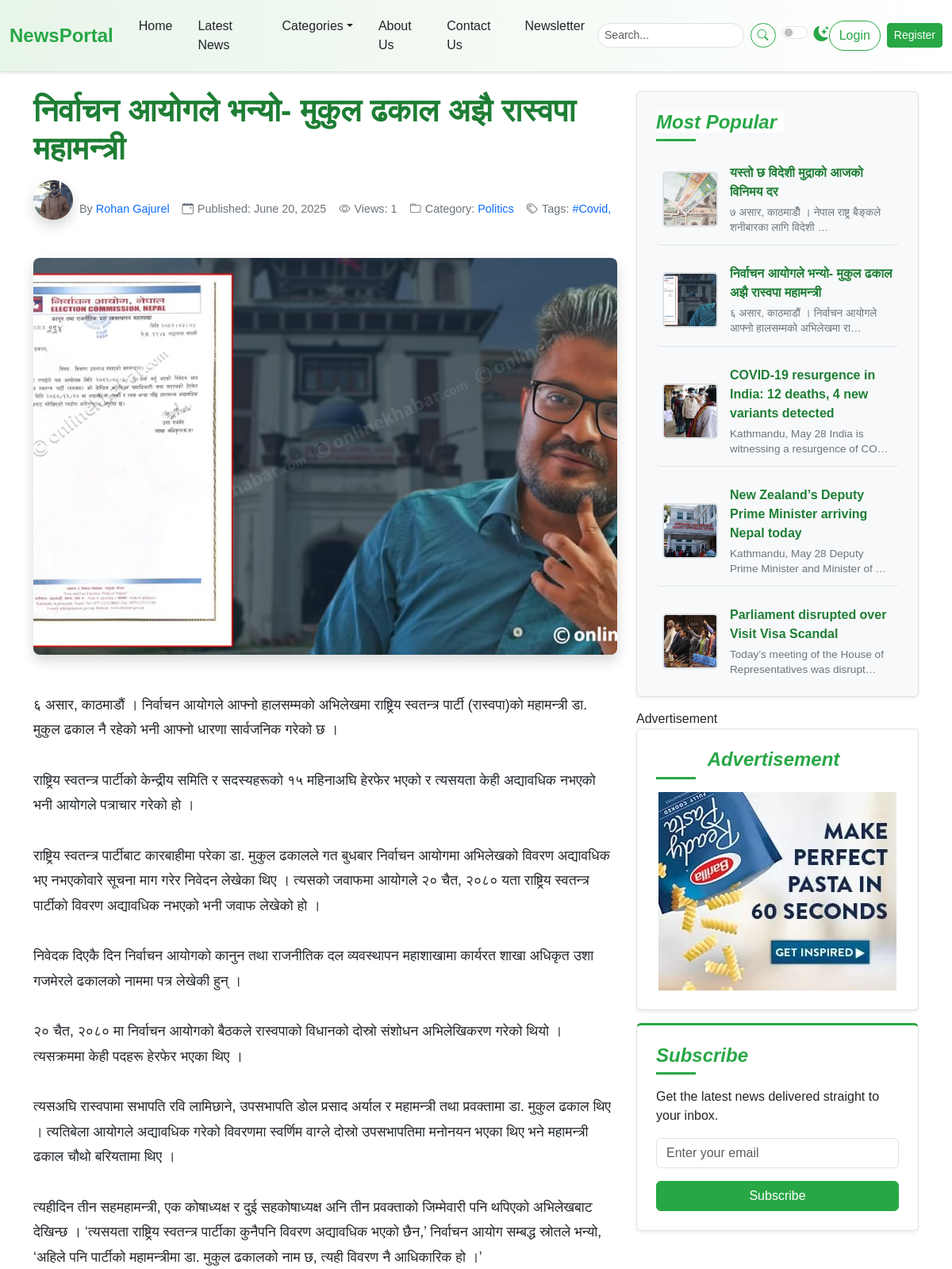
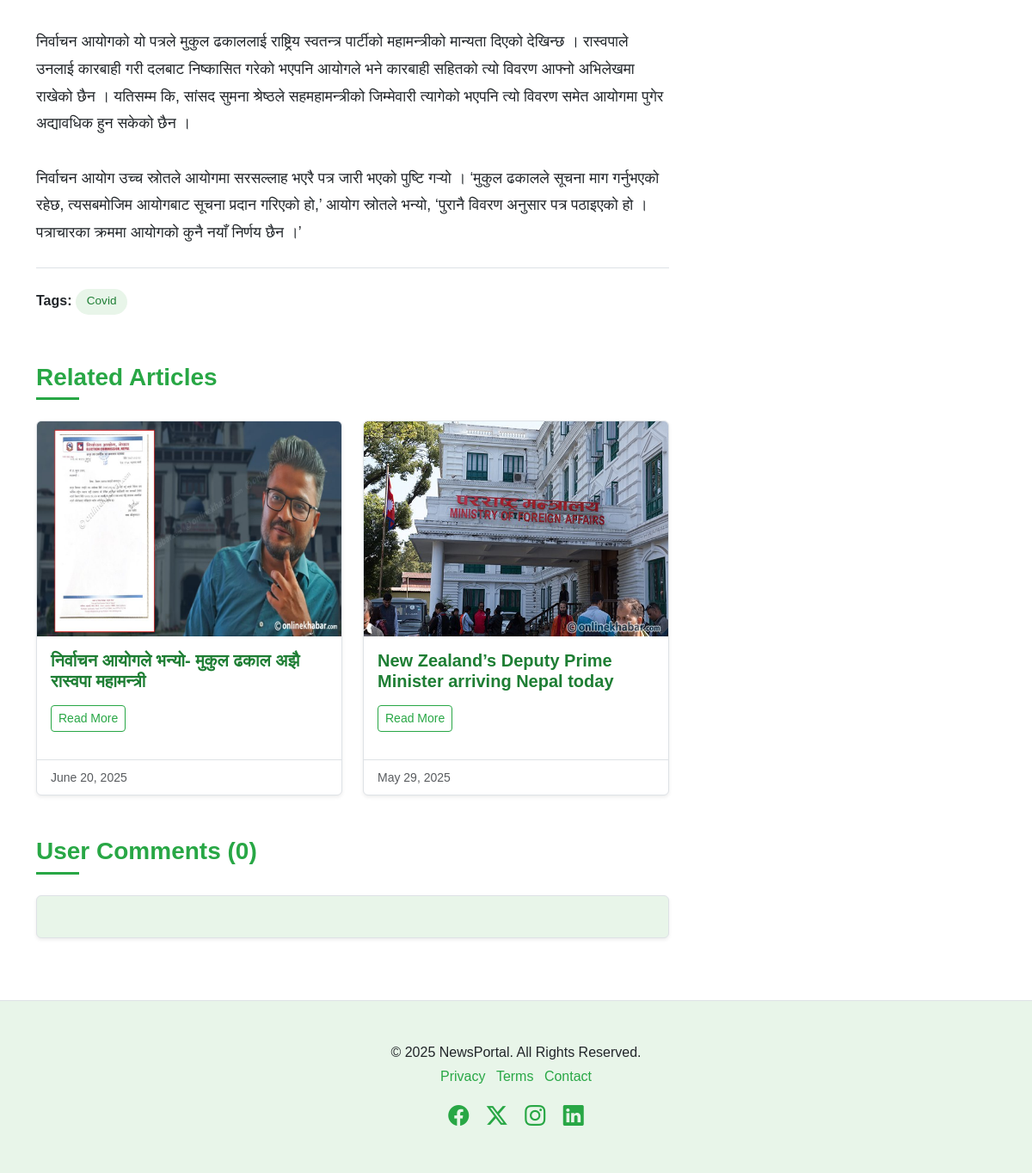
Before: /post-detail/5 with the older database file (2 pictures, top to bottom).
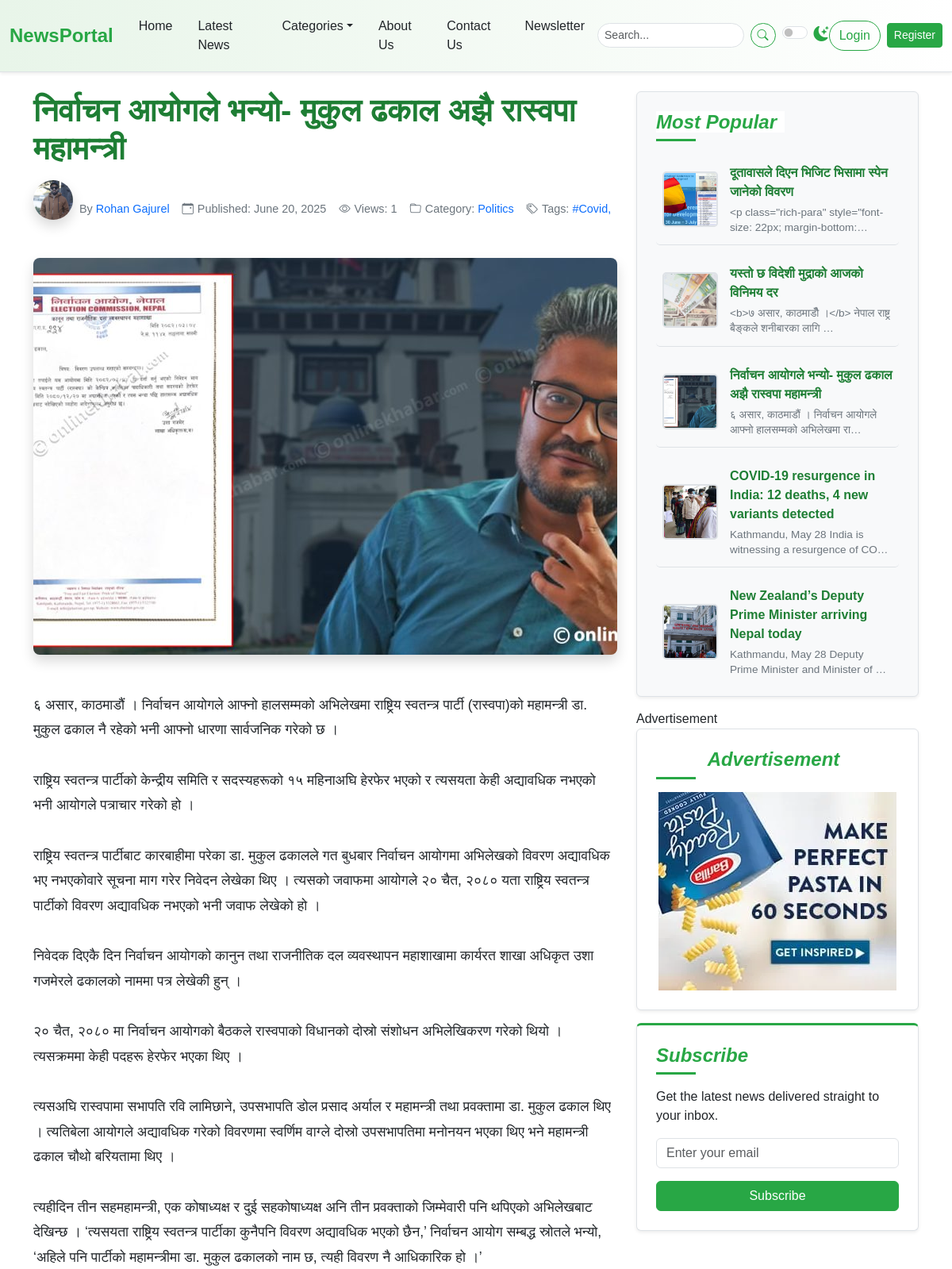
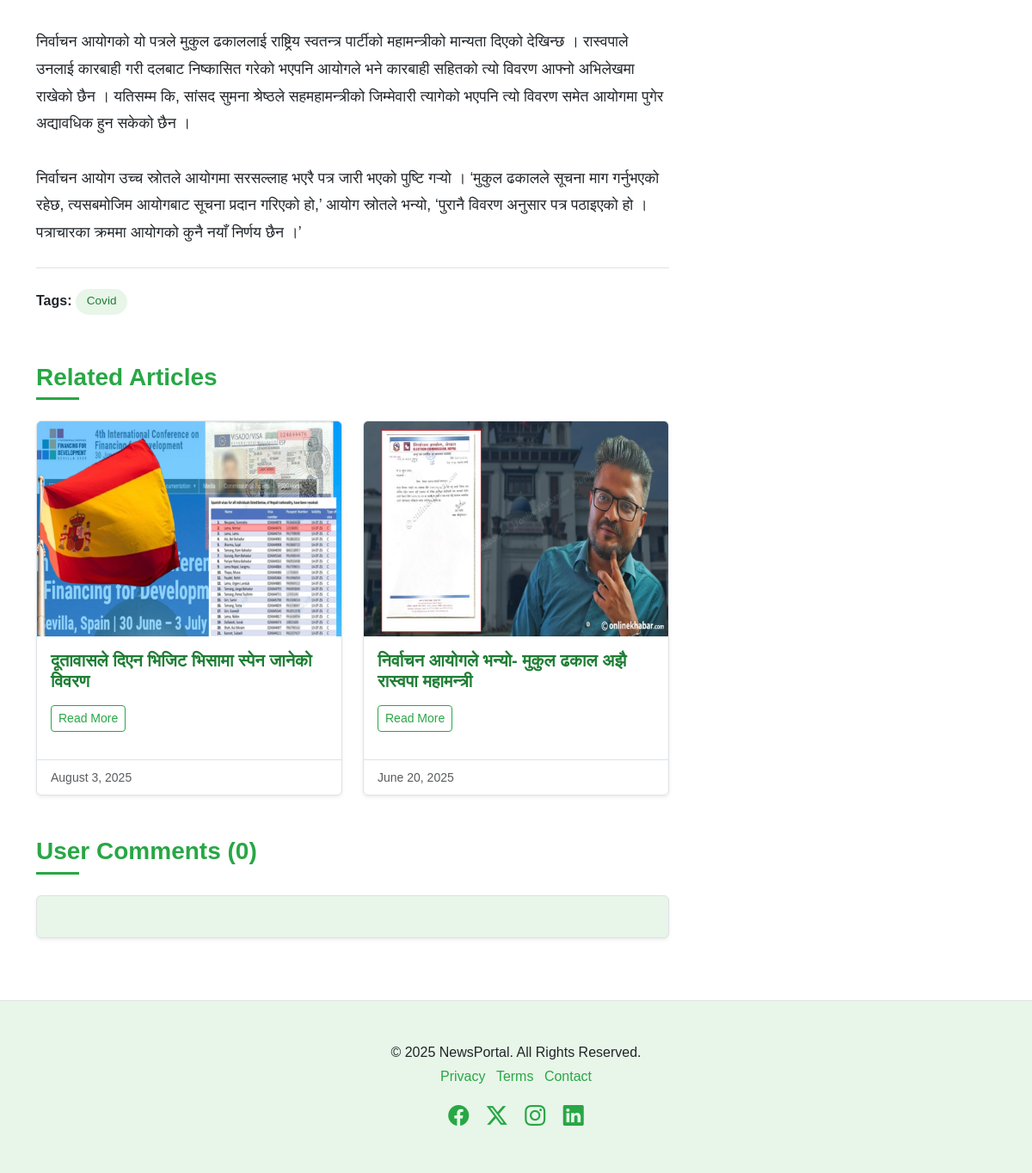
After: the same page with the newer database file (2 pictures, top to bottom).
### newspaper/models.py (models this page shows, shortened)
class TimeStampModel(models.Model):
    created_at=models.DateTimeField(auto_now_add=True)
    upated_at=models.DateTimeField(auto_now_add=True)
    class Meta:
        abstract=True # Don't create table in DB

class Tag(TimeStampModel):
    name=models.CharField(max_length=100)

class Post(TimeStampModel):
    STATUS_CHOICES=[
        ("active","Active"),
        ('in_active', 'Inactive')
    ]
    title=models.CharField(max_length=200)
    content=models.TextField()
    featured_image=models.ImageField(upload_to="post_images/%Y/%m/%d", blank=False)
    author=models.ForeignKey("auth.User",on_delete=models.CASCADE)
    status=models.CharField(max_length=20, choices=STATUS_CHOICES,default="active")
    views_count=models.PositiveBigIntegerField(default=0)
    published_at=models.DateTimeField(null=True, blank=True)
    category=models.ForeignKey(Category, on_delete=models.CASCADE)
    tag=models.ManyToManyField(Tag)

class UserProfile(TimeStampModel):
    user=models.OneToOneField("auth.User", on_delete=models.CASCADE)
    image=models.ImageField(upload_to="user_image/%Y/%m/%d", blank=False)
    address=models.CharField(max_length=200)
    biography=models.TextField()

class Category(TimeStampModel):
    name=models.CharField(max_length=100)
    icon=models.CharField(max_length=100,null=True, blank=True)
    description=models.TextField(null=True, blank=True)
    class Meta:
        ordering=['name'] #Category.objects.all
        verbose_name="categories"
        verbose_name_plural="Categories"

### newspaper/views.py (the view)
# urls.py: path("post-detail/<int:pk>", views.PostDetailView.as_view() ,name="post-detail"),
class PostDetailView(SidebarMixin, DetailView):
    model=Post
    template_name="newsportal/detail/detail.html"
    context_object_name="post"
    def get_queryset(self):
        query=super().get_queryset()
        query=query.filter(published_at__isnull=False, status="active")
        return query
    def get_context_data(self, **kwargs):
        context= super().get_context_data(**kwargs)
        current_post = self.object
        current_post.views_count += 1
        current_post.save()
        context["related_posts"]=Post.objects.filter(
            published_at__isnull=False, status="active", category=self.object.category
        ).order_by("-published_at","-views_count")[:2]
        return context

### newspaper/nav.py (called while the page is built)
def navigation(request):
    categories =Category.objects.all()
    return {
        'categories': categories }

### newspaper/views.py (called while the page is built)
    def get_context_data(self, **kwargs):
        context=super().get_context_data(**kwargs)
        context["popular_posts"]=Post.objects.filter(
            published_at__isnull=False, status="active").order_by("-published_at")[:5]
        context["advertisment"]=Advertisment.objects.all().order_by("-created_at").first()
        return context

### templates/newsportal/detail/detail.html (shortened to what this page needs)
{% extends "newsportal/base.html" %}
{% block content %}
<div class="container mt-4">
    <div class="row">
        <div class="col-lg-8">
                {% include "newsportal/detail/left/post_detail.html" %}
                {% include "newsportal/detail/left/related_article.html" %}
            <section class="comments-section mt-5">
                 {% include "newsportal/detail/left/comment_form.html" %}
            </section>
        </div>
        <div class="col-lg-4">
            <div class="position-sticky sticky-sidebar-offset">
                {% include "newsportal/home/right/most_popular.html" %}
                {% include "newsportal/home/right/advertisement.html" %}
                {% include "newsportal/home/right/newsletter.html" %}
            </div>
        </div>
    </div>
</div>
{% endblock %}

### templates/newsportal/detail/left/post_detail.html
<article>
    <header class="article-header mb-4">
        <h1 class="article-title">{{ post.title}}</h1>
        <div class="article-meta">
            <span class="author-profile">
                <img src="{{ post.author.userprofile.image.url }}" alt="Author"
                width="50"
                height="50"
                />
                By <a href="#" class="text-decoration-none ms-1">{{ post.author.get_full_name }}</a>
            </span>
            <span><i class="bi bi-calendar-event"></i> Published: {{ post.published_at |date:"F j, Y" }}</span>
            <span><i class="bi bi-eye"></i> Views: {{post.views_count}}</span>
            <span><i class="bi bi-folder"></i>Category: <a href="#"
                    class="text-decoration-none ms-1">{{ post.category.name }}</a></span>
            <span><i class="bi bi-tags"></i>Tags: <a href="#" class="text-decoration-none ms-1">
                {% for tag in post.tag.all %}#{{ tag.name }},{% endfor %}
            </a></span>
        </div>
        <img src="{{ post.featured_image.url }}"
        width="1200"
        height="500"
            alt="{{ post.title }}" />
    </header>
    <section class="article-content">
        {{ post.content|linebreaksbr }}
    </section>
    <footer class="mt-4 pt-4 border-top">
        <div class="article-tags">
            <strong>Tags:</strong>
            {% for tag in post.tag.all %}
            <a href="#">{{ tag.name|title }}</a>
            {% endfor %}
        </div>
    </footer>
</article>

### templates/newsportal/detail/left/related_article.html
<section class="related-articles mt-5">
    <h3 class="mb-4 section-title">
        <span>Related Articles</span>
    </h3>
    <div class="row row-cols-1 row-cols-md-2 g-4">
        {% for post in related_posts %}
        <div class="col">
            <div class="card h-100 shadow-sm news-card">
                <img src="{{ post.featured_image.url}}" class="card-img-top"
                    alt="Related News 1"
                    height="250"
                    width="400"/>
                <div class="card-body">
                    <h5 class="card-title">{{ post.title}}</h5>
                    <a href="{% url 'post-detail' post.pk %}" class="btn btn-outline-success btn-sm mt-2">Read More</a>
                </div>
                <div class="card-footer">
                    <small class="text-muted">{{ post.published_at |date:"F j, Y" }}</small>
                </div>
            </div>
        </div>
        {% endfor %}
    </div>
</section>

### templates/newsportal/detail/left/comment_form.html (shortened to what this page needs)
<h3 class="mb-4 section-title">
    <span>User Comments ({{ post.comment_set.count }})</span>
</h3>
<div class="card p-4 shadow-sm mb-4">
</div>

### templates/newsportal/home/right/most_popular.html
<div class="p-4 mb-3 bg-light rounded sidebar-widget shadow-sm">
    <h4 class="fst-italic section-title">
        <span>Most Popular</span>
    </h4>
    <ul class="list-unstyled mb-0 popular-list">
        {% for popular_post in popular_posts%}
        <li>
            <img src="{{ popular_post.featured_image.url }}" alt="{{ popular_post.title }}" width="70" height="70" />
            <div>
                <a href="article.html" class="popular-title-link">{{ popular_post.title }}</a>
                <p class="popular-description">{{ popular_post.content | truncatechars:60 }}</p>
            </div>
        </li>
        {% endfor %}
    </ul>
</div>

Changed rows visible on the page:
no longer on this page (row unchanged): Post: featured_image (picture), title "Parliament disrupted over Visit Visa Scandal", content "Today’s meeting of the House of Representatives was disrupt…", shown under "Most Popular"
no longer on one of the page's lists (row unchanged): Post: title "New Zealand’s Deputy Prime Minister arriving Nepal today", published_at "May 29, 2025"
added Post: featured_image (picture), title "दूतावासले दिएन भिजिट भिसामा स्पेन जानेको विवरण", published_at "August 3, 2025", content "<p class=\"rich-para\" style=\"font-size: 22px; margin-bottom:…"
changed Post "यस्तो छ विदेशी मुद्राको आजको विनिमय दर": content "७ असार, काठमाडौँ । नेपाल राष्ट्र बैङ्कले शनीबारका लागि विदेशी …" → "<b>७ असार, काठमाडौँ ।</b> नेपाल राष्ट्र बैङ्कले शनीबारका लागि …"
